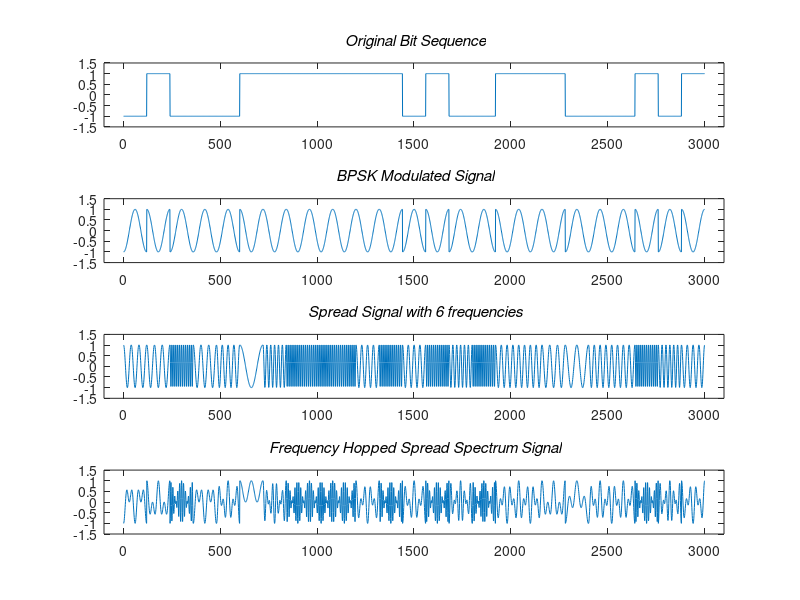
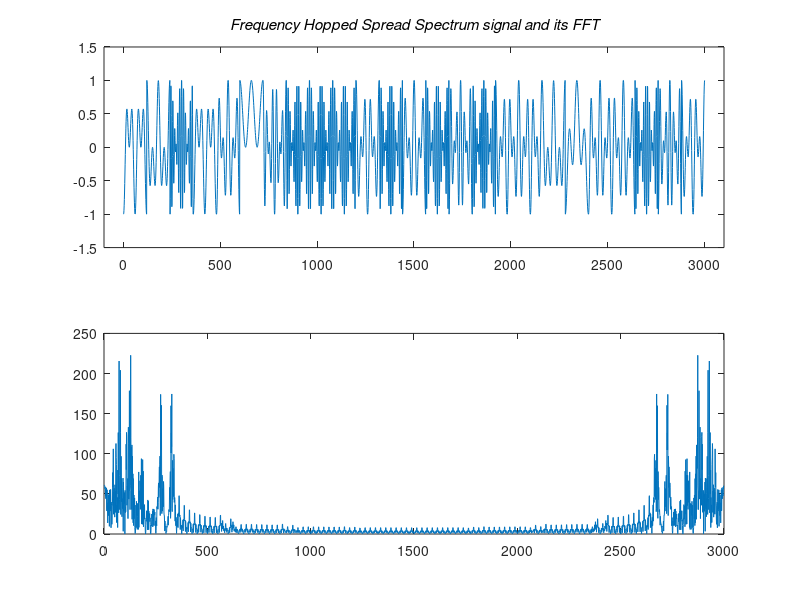

These charts were generated, in order, by the following MATLAB code:
% Lab 06
% WiCom_1
% By Kashif Shahzad 
% 01-ET-31
% 3rd July 2004
%%%%%%%%%%%%%%%%%%%%%%%%%%%%%%%%%%%%
% Frequency Hopping Spread Spectrum
%%%%%%%%%%%%%%%%%%%%%%%%%%%%%%%%%%%%
clc
clear
% Generation of bit pattern
s=round(rand(1,25));    % Generating 20 bits
signal=[];  
carrier=[];
t=[0:2*pi/119:2*pi];     % Creating 60 samples for one cosine 
for k=1:25
    if s(1,k)==0
        sig=-ones(1,120);    % 120 minus ones for bit 0
    else
        sig=ones(1,120);     % 120 ones for bit 1
    end
    c=cos(t);   
    carrier=[carrier c];
    signal=[signal sig];
end
subplot(4,1,1);
plot(signal);
axis([-100 3100 -1.5 1.5]);
title('\bf\it Original Bit Sequence');
% BPSK Modulation of the signal
bpsk_sig=signal.*carrier;   % Modulating the signal
subplot(4,1,2);
plot(bpsk_sig)
axis([-100 3100 -1.5 1.5]);
title('\bf\it BPSK Modulated Signal');
% Preparation of 6 new carrier frequencies
t1=[0:2*pi/9:2*pi];
t2=[0:2*pi/19:2*pi];
t3=[0:2*pi/29:2*pi];
t4=[0:2*pi/39:2*pi];
t5=[0:2*pi/59:2*pi];
t6=[0:2*pi/119:2*pi];
c1=cos(t1);
c1=[c1 c1 c1 c1 c1 c1 c1 c1 c1 c1 c1 c1];
c2=cos(t2);
c2=[c2 c2 c2 c2 c2 c2];
c3=cos(t3);
c3=[c3 c3 c3 c3];
c4=cos(t4);
c4=[c4 c4 c4];
c5=cos(t5);
c5=[c5 c5];
c6=cos(t6);
% Random frequency hopps to form a spread signal
spread_signal=[];
for n=1:25
    c=randi([1 6],1,1);
    switch(c)
        case(1)
            spread_signal=[spread_signal c1];
        case(2)
            spread_signal=[spread_signal c2];
        case(3)
            spread_signal=[spread_signal c3];
        case(4)
            spread_signal=[spread_signal c4];
        case(5)        
            spread_signal=[spread_signal c5];
        case(6)
            spread_signal=[spread_signal c6];
    end
end
subplot(4,1,3)
plot([1:3000],spread_signal);
axis([-100 3100 -1.5 1.5]);
title('\bf\it Spread Signal with 6 frequencies');
% Spreading BPSK Signal into wider band with total of 12 frequencies
freq_hopped_sig=bpsk_sig.*spread_signal;
subplot(4,1,4)
plot([1:3000],freq_hopped_sig);
axis([-100 3100 -1.5 1.5]);
title('\bf\it Frequency Hopped Spread Spectrum Signal');
% Expressing the FFTs
figure,subplot(2,1,1)
plot([1:3000],freq_hopped_sig);
axis([-100 3100 -1.5 1.5]);
title('\bf\it Frequency Hopped Spread Spectrum signal and its FFT');
subplot(2,1,2);
plot([1:3000],abs(fft(freq_hopped_sig)));